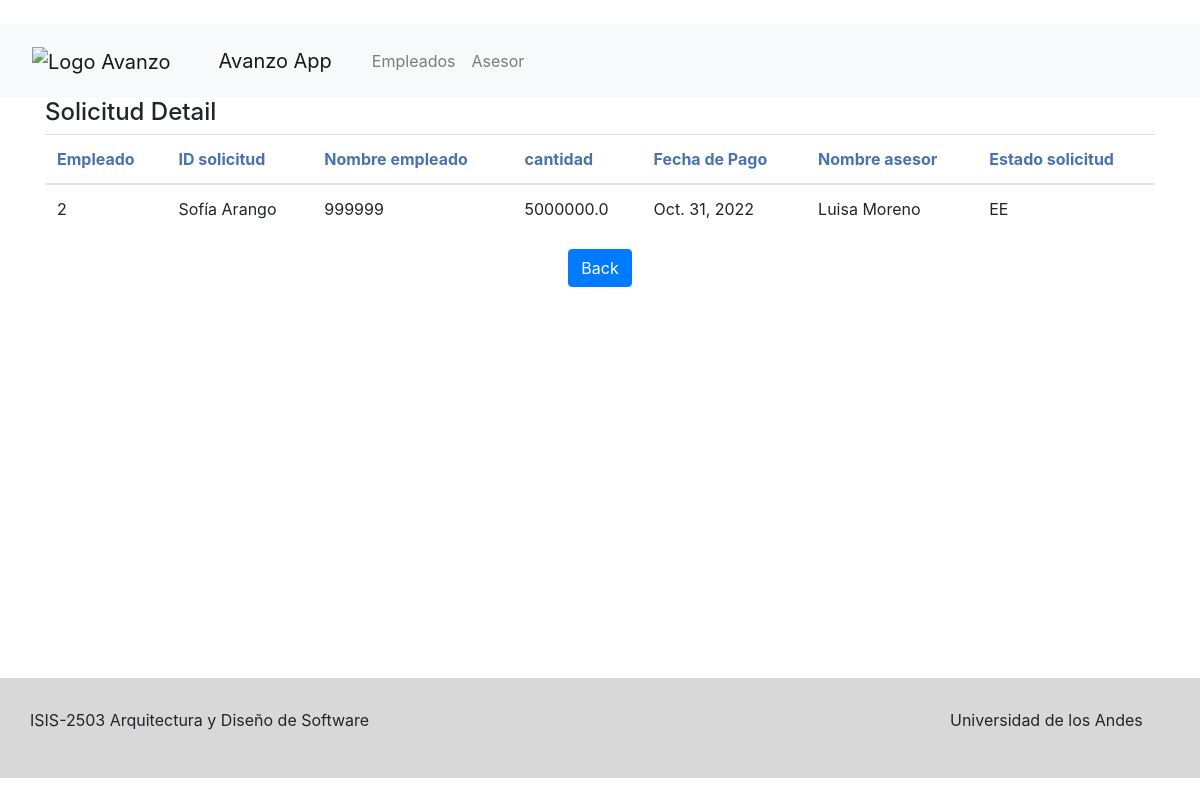
Screenshot of /asesor/2 with the database file from the repository.
### Solicitud/models.py (models this page shows)
class Solicitud(models.Model):
    empleadoAfiliado = models.ForeignKey(EmpleadoAfiliado, on_delete=models.CASCADE)
    cantidad = models.FloatField()
    fechaPago = models.DateField()
    asesor = models.ForeignKey(AsesorAvanzo, on_delete=models.CASCADE, null = True, blank = True)
    class Enumeracion(models.TextChoices):
        EN_ESPERA = ("EE", "En Espera")
        APROBADO = ('AP', 'Aprobado')
        REPROBADO = ('RP', 'Reprobado')
        REINTENTE = ('RE', 'Reintente subiendo documentos más fiables')
    estado = models.CharField(
        max_length = 2,
        choices = Enumeracion.choices,
        default = Enumeracion.EN_ESPERA
    )
    def __str__(self) -> str:
        return self.empleadoAfiliado.nombre + " | " + self.estado + " | " + str(self.fechaPago)

### EmpleadoAfiliado/models.py (models this page shows, shortened)
class EmpleadoAfiliado(models.Model):
    nombre = models.CharField(max_length=50)
    identificacion = models.CharField(max_length=15)
    empresa = models.ForeignKey(EmpresaAfiliada, on_delete=models.CASCADE)

### AsesorAvanzo/models.py (models this page shows, shortened)
class AsesorAvanzo(models.Model):
    nombre = models.CharField(max_length=50)
    identificacion = models.CharField(max_length=15)

### AsesorAvanzo/views.py (the view)
# urls.py: path('asesor/<int:id>', views.detailSolicitud, name="detailSolicitud"),
def detailSolicitud(request, id):
    print("id: ", id)
    solicitud = getSolicitudById(id)
    print(solicitud)
    return render(request, 'detailSolicitud.html', {'solicitud': solicitud})

### AsesorAvanzo/views.py (called while the page is built)
def getSolicitudById(id):
    queryset = Solicitud.objects.get(id=id)
    return queryset

### AsesorAvanzo/templates/detailSolicitud.html
{% extends 'base.html' %} {% block content %}
<div class="content">
  <div class="">
    <div class="page-header-title">
      <h4 class="page-title">Solicitud Detail</h4>
      <div class="panel panel-default">
        <div class="panel-body">
          <table class="table table-hover">
            <thead>
              <tr style="color: #4a73ad">
                <th font color="red">Empleado</th>
                <th>ID solicitud</th>
                <th>Nombre empleado</th>
                <th>cantidad</th>
                <th>Fecha de Pago</th>
                <th>Nombre asesor</th>
                <th>Estado solicitud</th>
              </tr>
            </thead>
            <tbody>
              <tr>
                <td>{{solicitud.id}}</td>
                <td>{{ solicitud.empleadoAfiliado.nombre }}</td>
                <td>{{ solicitud.empleadoAfiliado.identificacion }}</td>
                <td>{{ solicitud.cantidad }}</td>
                <td>{{ solicitud.fechaPago }}</td>
                <td>{{ solicitud.asesor.nombre }}</td>
                <td>{{ solicitud.estado }}</td>
              </tr>
            </tbody>
          </table>
          <div style="text-align: center">
            <button
              type="button"
              class="btn btn-primary waves-effect waves-light"
              onClick=" window.location.href='/' "
            >
              Back
            </button>
          </div>
        </div>
      </div>
    </div>
  </div>
</div>
{% endblock %}

### rows the page displays
Solicitud: id "2", empleadoAfiliado.nombre "Sofía Arango", empleadoAfiliado.identificacion "999999", cantidad "5000000.0", fechaPago "Oct. 31, 2022", asesor.nombre "Luisa Moreno", estado "EE"
